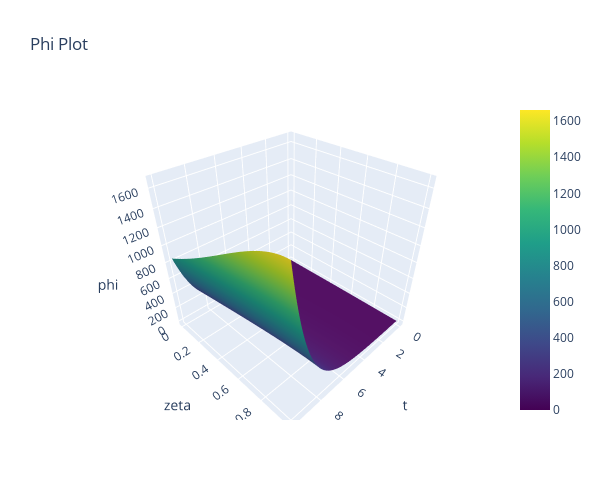
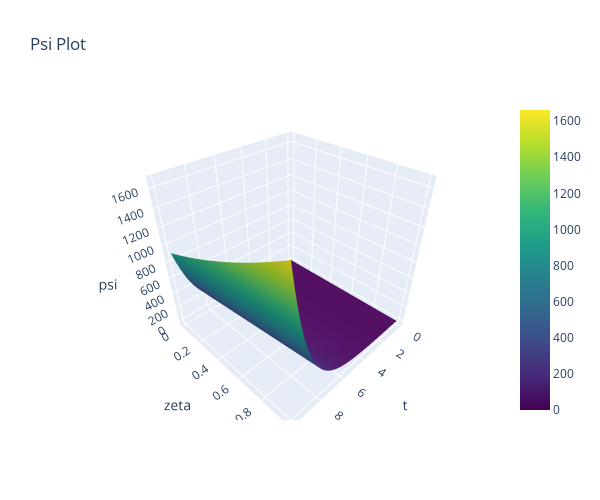

Notebook code cell kept with these figures, in order:
### Code cell
# Define the function representing the system of ODEs
def system_zero_u(t, x, A, par):
    
    (k, v, D, tau, R) = (par['k'], par['v'], par['D'], par['tau'], par['R'])
    n = int((len(x)+1)/2)
    dz = 1/(n-1)
    
    phi = x[:n]
    psi_incomplete = x[n:]
    psi = np.append(psi_incomplete, phi[-1].copy())
        
    return A.dot(x)


# Define the initial condition
phi_0 = init_cond_func_1(zeta)
psi_0 = init_cond_func_2(zeta, par)

x0 = [*phi_0, *psi_0[:-1]]



# Solve the system using solve_ivp
solution = solve_ivp(system_zero_u, (0, t_end), x0, args=(A_ode, par), t_eval=t_eval, method='RK45')

# Access the solution
times = solution.t
x_values = solution.y


# Create phi_sol with the first 100 rows and all columns of x_values
phi_sol = x_values[:N_zeta, :]

# Create psi_sol with the last 99 rows and all columns of x_values
psi_sol = x_values[N_zeta:, :]

# Append the last row of phi_sol to the end of psi_sol
psi_sol = np.vstack((psi_sol.copy(), phi_sol[-1, :].copy()))

z_grid, t_grid = np.meshgrid(t_eval, zeta)

# Create data traces for phi_sol
phi_trace = go.Surface(x=z_grid, y=t_grid, z=phi_sol, colorscale='Viridis', name='phi')

# Create a layout for phi_sol plot
phi_layout = go.Layout(
    scene=dict(
        xaxis=dict(title='t'),
        yaxis=dict(title='zeta'),
        zaxis=dict(title='phi')
    ),
    title='Phi Plot',
    width=600,
    height=500,
)

# Create a figure for phi_sol plot
phi_fig = go.Figure(data=[phi_trace], layout=phi_layout)

# Plot phi_sol figure
phi_fig.show()


# Create data traces for psi_sol
psi_trace = go.Surface(x=z_grid, y=t_grid, z=psi_sol, colorscale='Viridis', name='psi')

# Create a layout for psi_sol plot
psi_layout = go.Layout(
    scene=dict(
        xaxis=dict(title='t'),
        yaxis=dict(title='zeta'),
        zaxis=dict(title='psi')
    ),
    title='Psi Plot',
    width=600,
    height=500,
)

# Create a figure for psi_sol plot
psi_fig = go.Figure(data=[psi_trace], layout=psi_layout)

# Plot psi_sol figure
psi_fig.show()

### Figure 1 — Plotly figure (JSON) as saved in the notebook; plotly's stock layout.template omitted (floating-point values rounded to 4 significant figures; data arrays with more than 128 entries replaced by an {"elided": "..."} marker saying what was removed)
{"data": [{"colorscale": [[0, "#440154"], [0.1111, "#482878"], [0.2222, "#3e4989"], [0.3333, "#31688e"], [0.4444, "#26828e"], [0.5556, "#1f9e89"], [0.6667, "#35b779"], [0.7778, "#6ece58"], [0.8889, "#b5de2b"], [1, "#fde725"]], "name": "phi", "type": "surface", "x": {"elided": "100x100 float values"}, "y": {"elided": "100x100 float values"}, "z": {"elided": "100x100 float values"}}], "layout": {"height": 500, "scene": {"xaxis": {"title": {"text": "t"}}, "yaxis": {"title": {"text": "zeta"}}, "zaxis": {"title": {"text": "phi"}}}, "title": {"text": "Phi Plot"}, "width": 600}}

### Figure 2 — Plotly figure (JSON) as saved in the notebook; plotly's stock layout.template omitted (floating-point values rounded to 4 significant figures; data arrays with more than 128 entries replaced by an {"elided": "..."} marker saying what was removed)
{"data": [{"colorscale": [[0, "#440154"], [0.1111, "#482878"], [0.2222, "#3e4989"], [0.3333, "#31688e"], [0.4444, "#26828e"], [0.5556, "#1f9e89"], [0.6667, "#35b779"], [0.7778, "#6ece58"], [0.8889, "#b5de2b"], [1, "#fde725"]], "name": "psi", "type": "surface", "x": {"elided": "100x100 float values"}, "y": {"elided": "100x100 float values"}, "z": {"elided": "100x100 float values"}}], "layout": {"height": 500, "scene": {"xaxis": {"title": {"text": "t"}}, "yaxis": {"title": {"text": "zeta"}}, "zaxis": {"title": {"text": "psi"}}}, "title": {"text": "Psi Plot"}, "width": 600}}
